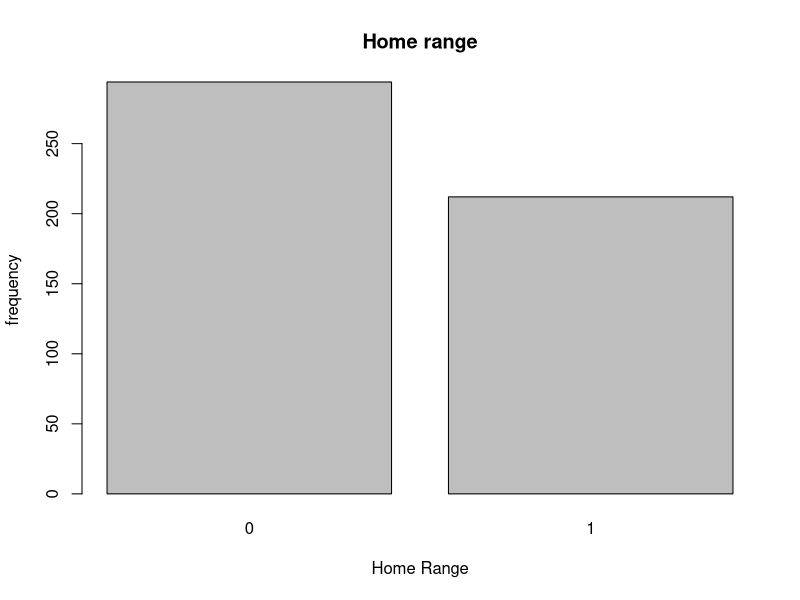
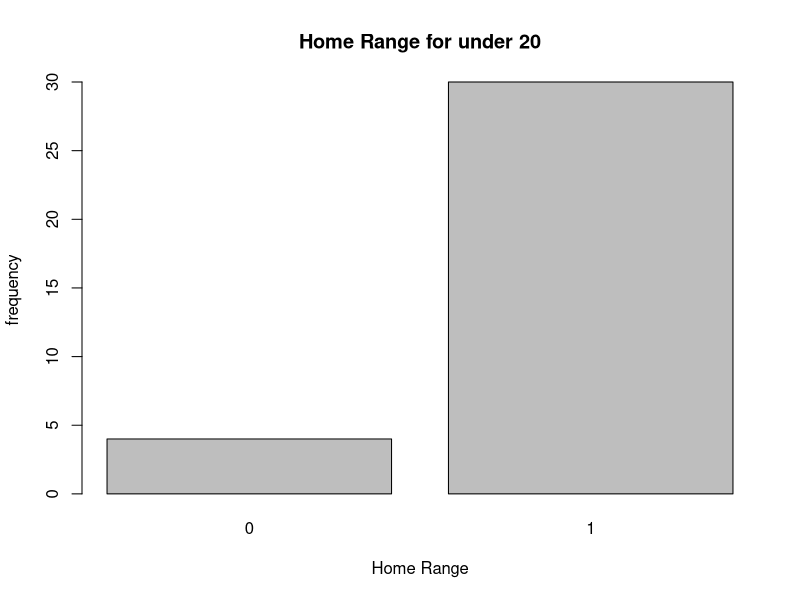

R code for these plots, in order:
## ---- chunk 1
#---------- load library ----------
if("mlbench" %in% rownames(installed.packages()) == FALSE) {install.packages("mlbench", dependencies = TRUE)}
library('mlbench')

# load data
data(BostonHousing2)

# info about the data
str(BostonHousing2)
summary(BostonHousing2)
## ---- chunk 2
# Using cut
BostonHousing2$age_range <- cut(BostonHousing2$age, breaks = c(-Inf, 20, 30, 40, 60, Inf), 
                       labels = c(0, 1, 2, 3, 4), 
                       right = FALSE)
BostonHousing2$age <- NULL
## ---- chunk 3
BostonHousing2$homes_range <- as.factor(ifelse(BostonHousing2$medv < 
                                                 ((max(BostonHousing2$medv) - min(BostonHousing2$medv))/2), 0, 1))
# delete medv variable
BostonHousing2$medv <- NULL
## ---- chunk 4
plot(BostonHousing2$homes_range)
title(main = "Home range", xlab = "Home Range", ylab = "frequency")
#by age
plot(BostonHousing2[BostonHousing2$age_range == 0, ncol(BostonHousing2)])
title(main = "Home Range for under 20", xlab = "Home Range", ylab = "frequency")

## ---- chunk 5
ages_na <- which(is.na(BostonHousing2$age_range) == TRUE)
homes_na <- which(is.na(BostonHousing2$homes_range) == TRUE)
# no NAs in this case
## ---- chunk 6
# Exercise: 
# Compute: P(homeRange = 0 | ageRange = 4)
## ---- chunk 7
# divide into test and training sets
# create new col "train"" and assign 1 or 0 in 80/20 proportion via random uniform dist
BostonHousing2[, "train"] <- ifelse(runif(nrow(BostonHousing2)) < 0.80, 1, 0)
# get col number of train / test indicator column (needed later)
trainColNum <- grep("train", names(BostonHousing2))
# separate training and test sets and remove training column before modeling
trainBostonHousing2 <-BostonHousing2[BostonHousing2$train == 1,-trainColNum]
testBostonHousing2 <- BostonHousing2[BostonHousing2$train == 0,-trainColNum]
## ---- chunk 8
if("e1071" %in% rownames(installed.packages()) == FALSE) {install.packages("e1071", dependencies = TRUE)}
library('e1071')

naive_bayes_model <- naiveBayes(homes_range ~., data = trainBostonHousing2)
naive_bayes_model
summary(naive_bayes_model)
str(naive_bayes_model)
## ---- chunk 9
naive_bayes_test_predict <- predict(naive_bayes_model, testBostonHousing2[, -ncol(testBostonHousing2)])
#confusion matrix
table(pred = naive_bayes_test_predict, true = testBostonHousing2$homes_range)
## ---- chunk 10
#fraction of correct predictions
mean(naive_bayes_test_predict == testBostonHousing2$homes_range)
